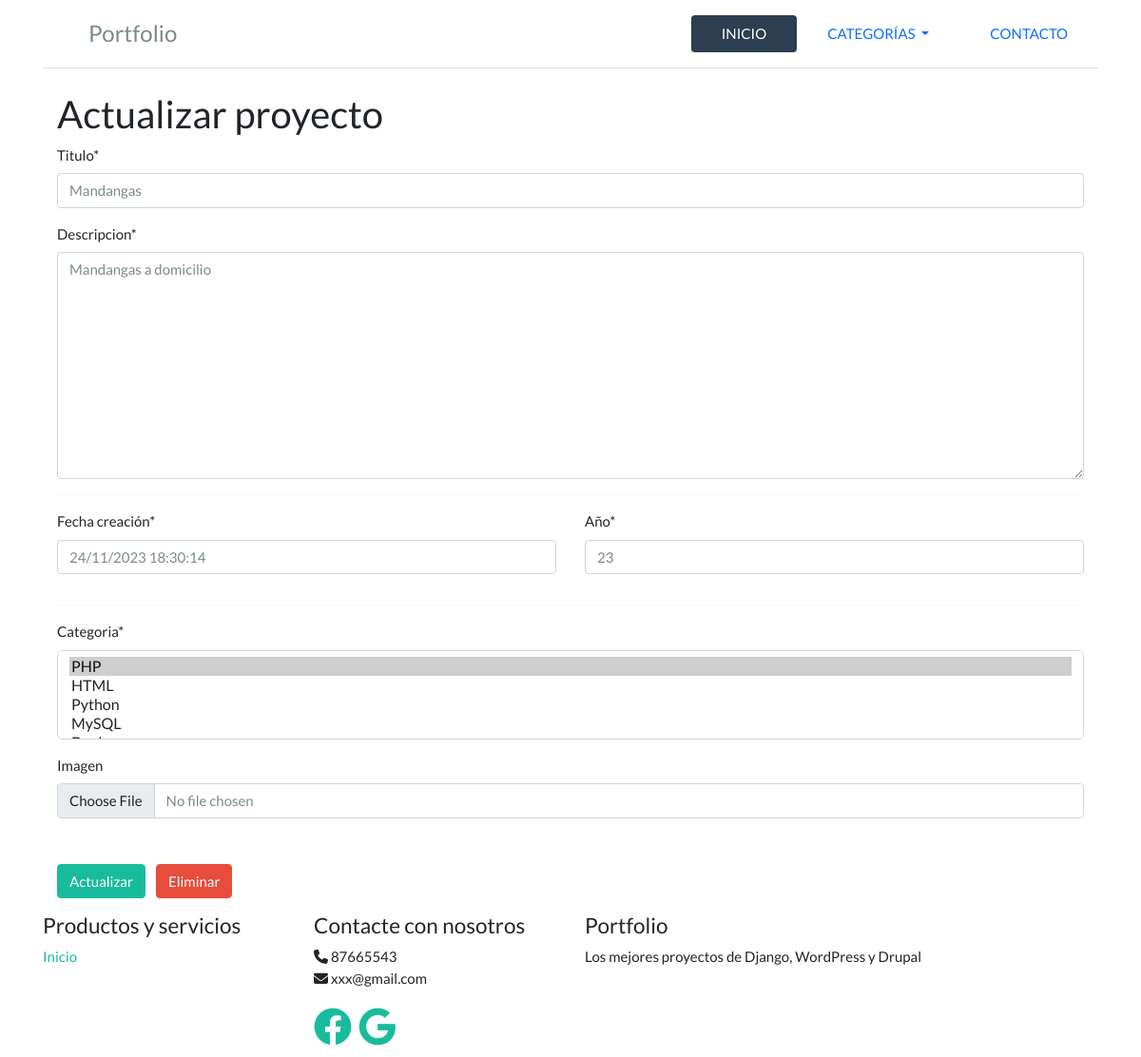
Screenshot of /proyecto_update/6/ with the database file from the repository.
### portfolioapp/models.py (models this page shows, shortened)
class Proyecto(models.Model):
    categorias = models.ManyToManyField(Categoria, verbose_name='Categoria', related_name="proyectos")
    titulo = models.CharField(max_length = 250, verbose_name='Titulo', null=False, blank=False)
    descripcion = models.TextField(verbose_name='Descripcion', null=False, blank=False)
    year = models.IntegerField(verbose_name='Año', null=False, blank=False)
    fecha_creacion = models.DateTimeField(verbose_name='Fecha creación' , default=now)
    imagen = models.ImageField(verbose_name = 'Imagen', null=True, blank=True)

class Categoria(models.Model):
    nombre = models.CharField(max_length = 256, verbose_name='Nombre', null=False, blank=False)
    def __str__(self):
       return self.nombre

### portfolioapp/views.py (the view)
# urls.py: path('proyecto_update/<int:pk>/', views.ProyectoUpdateView.as_view(), name='proyecto_update'),
class ProyectoUpdateView(ProyectoMixin, UpdateView):
    success_message = "Proyecto creado exitosamente"
    form_class = ProyectoForm

### portfolioapp/forms.py (shortened to what this page needs)
class ProyectoForm(forms.ModelForm):
    def __init__(self, *args, **kwargs):
        super(ProyectoForm, self).__init__(*args, **kwargs)
        self.helper = FormHelper(self)
        self.helper.form_tag = False # No incluir <form></form>
        self.helper.layout = Layout(
            Div(
            Field('titulo'),
            Field('descripcion'),
        ),
        HTML('<hr>'),
        Div(
            Div(Field('fecha_creacion'), css_class="col-6"),
            Div(Field('year'), css_class="col-6"),
            css_class="row"
        ),
        HTML('<hr>'),
        Div(
            Field('categorias', css_class="mb-3"),
            Field('imagen'),
            css_class="mb-5"
        ),
        )
    class Meta:
        model = Proyecto
        fields = ['titulo', 'descripcion', 'fecha_creacion', 'year', 'categorias', 'imagen']

### portfolioapp/templatetags/categorias_dropdown.py (called while the page is built)
@register.inclusion_tag('portfolio/categorias_dropdown.html')
def categorias_dropdown():
    categorias = Categoria.objects.all()
    return {'categorias': categorias}

### templates/portfolioapp/proyecto_form.html
{% extends 'portfolio/base.html' %}
{% load crispy_forms_tags %}
{% block content %}
<div class="container">
    <h2>{{object|yesno:'Actualizar proyecto,Creación de un nuevo proyecto'}}</h2>
    <form method="post" enctype="multipart/form-data" novalidate>
        {% crispy form %}
        <input type="submit" class="btn btn-success mr-2" value="{{object|yesno:'Actualizar,Crear'}}">
        {% if object %}
        <a class="btn btn-danger" role="button" href="{% url 'proyecto_delete' object.id %}"> Eliminar </a>
        {% endif %}
    </form>
</div>
{% endblock %}

### rows the page displays
Proyecto: titulo "Mandangas", descripcion "Mandangas a domicilio", fecha_creacion "24/11/2023 18:30:14", year "23"

### other values shown
{{ object|yesno:'Actualizar proyecto,Creación de un nuevo proyecto' }} "Actualizar proyecto"
